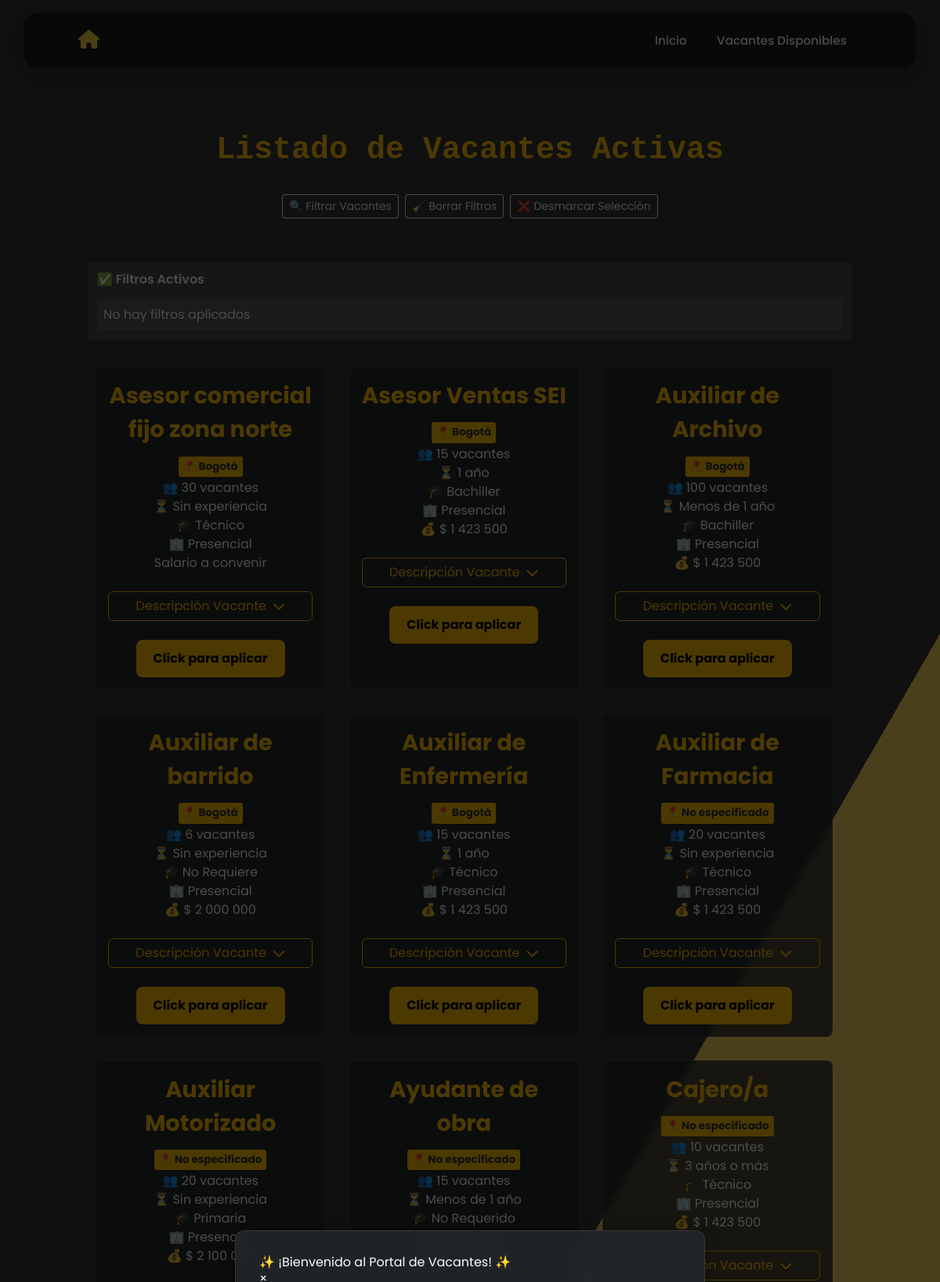
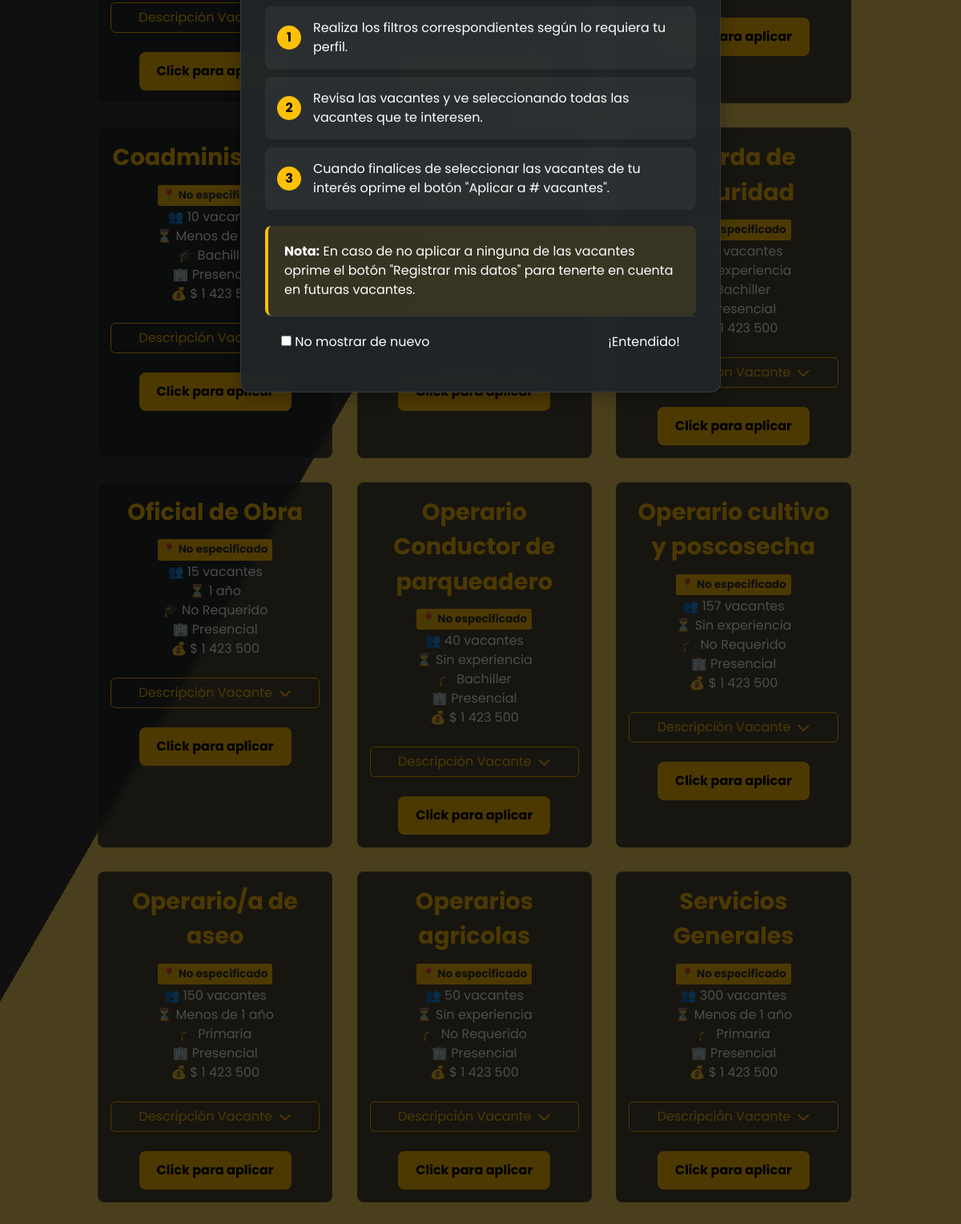
The page /lista_vacantes/ (upper part) on the database its author committed (2 pictures, top to bottom).
### vacantes/models.py (models this page shows, shortened)
class Vacante(models.Model):
    codigo_vacante = models.CharField(
        max_length=50,
        unique=True,
        default=generate_unique_codigo
    )
    cargo = models.CharField(max_length=100)
    area = models.CharField(
        max_length=100,
        null=True,
        blank=True,
        choices = [
            ('Administración y Gestión', 'Administración y Gestión'),
            ('Finanzas y Contabilidad', 'Finanzas y Contabilidad'),
            ('Tecnología e Informática', 'Tecnología e Informática'),
            ('Recursos Humanos', 'Recursos Humanos'),
            ('Ventas y Comercial', 'Ventas y Comercial'),
            ('Atención al Cliente y Servicios', 'Atención al Cliente y Servicios'),
            ('Marketing y Publicidad', 'Marketing y Publicidad'),
            ('Logística y Transporte', 'Logística y Transporte'),
            ('Logística y Bodega', 'Logística y Bodega'),
            ('Producción y Manufactura', 'Producción y Manufactura'),
            ('Ingeniería y Construcción', 'Ingeniería y Construcción'),
            ('Salud y Bienestar', 'Salud y Bienestar'),
            ('Educación y Formación', 'Educación y Formación'),
            ('Legal y Asesoría', 'Legal y Asesoría'),
            ('Hostelería y Turismo', 'Hostelería y Turismo'),
            ('Arte, Cultura y Entretenimiento', 'Arte, Cultura y Entretenimiento'),
            ('Medio Ambiente y Energía', 'Medio Ambiente y Energía'),
            ('Ciencia e Investigación', 'Ciencia e Investigación'),
            ('Seguridad y Defensa', 'Seguridad y Defensa'),
            ('Servicios Generales', 'Servicios Generales'),
        ]
    )
    numero_puestos = models.IntegerField(
        null=True,
        blank=True,
        default=1
    )
    modalidad_trabajo = models.CharField(
        max_length=50,
        choices=[
            ('Presencial', 'Presencial'),
            ('Remoto', 'Remoto'),
            ('Híbrido', 'Híbrido'),
        ]
    )
    tipo_contrato = models.CharField(
        max_length=50,
        choices = [
            ('Indefinido', 'Indefinido'),
            ('Fijo', 'Fijo'),
            ('Obra o Labor', 'Obra o Labor'),
            ('Prácticas', 'Prácticas'),
            ('Aprendizaje', 'Aprendizaje'),
            ('Prestación de Servicios', 'Prestación de Servicios'),
        ]
    )
    jornada_trabajo = models.CharField(
        max_length=50,
        choices=[
            ('Tiempo completo', 'Tiempo completo'),
            ('Medio tiempo', 'Medio tiempo'),
            ('Por horas', 'Por horas'),
        ]
    )
    descripcion_vacante = models.TextField(max_length=6000)
    tiempo_experiencia = models.CharField(
        max_length=50,
        choices=[
            ('Sin experiencia', 'Sin experiencia'),
            ('Menos de 1 año', 'Menos de 1 año'),
            ('1 año', '1 año'),
            ('2 años', '2 años'),
            ('3 años o más', '3 años o más'),
        ]
    )
    nivel_estudios = models.CharField(
        max_length=50,
        choices=[
            ('No Requiere', 'No Requiere'),
            ('Primaria', 'Primaria'),
            ('Bachiller Básico (Hasta 9°)', 'Bachiller Básico (Hasta 9°)'),
            ('Bachiller', 'Bachiller'),
            ('Técnico', 'Técnico'),
            ('Tecnólogo', 'Tecnólogo'),
            ('Profesional', 'Profesional'),
            ('Postgrado', 'Postgrado'),
        ]
    )
    departamento = models.ForeignKey(Departamento, on_delete=models.SET_NULL, null=True, blank=True)
    ciudad = models.ForeignKey(Ciudad, on_delete=models.SET_NULL, null=True, blank=True)
    rango_salarial = models.IntegerField(null=True, blank=True)
    fecha_publicacion = models.DateField(auto_now_add=True)
    empresa_usuaria = models.CharField(max_length=100)
    candidatos_registrados = models.ManyToManyField('RegistroCandidato', related_name='vacantes', blank=True)
    estado = models.BooleanField(default=True)  # True para activa, False para inactiva
    usuario_publicador = models.ForeignKey(User, on_delete=models.SET_NULL, null=True, blank=True, related_name='vacantes_publicadas')
    usuario_actualizador = models.ForeignKey(User, on_delete=models.SET_NULL, null=True, blank=True, related_name='vacantes_actualizadas')
    fecha_creacion = models.DateTimeField(auto_now_add=True)  # Solo se guarda al crear
    fecha_actualizacion = models.DateTimeField(null=True, blank=True)  # Se actualizará manualmente
    class Meta:
        verbose_name = "Vacante"
        verbose_name_plural = "Vacantes"

class Departamento(models.Model):
    nombre = models.CharField(max_length=100, unique=True)
    class Meta:
        ordering = ["nombre"]  # Ordenar siempre por nombre alfabéticamente
    def __str__(self):
        return self.nombre

### vacantes/views.py (the view, shortened to what this page needs)
# urls.py: path('lista_vacantes/', views.lista_vacantes, name='lista_vacantes'), #agregado por Jose
def lista_vacantes(request):
    filtros = {
        'cargo': request.GET.get('cargo', ''),
        'codigo_vacante': request.GET.get('codigo_vacante', ''),
        'rango_salarial_min': request.GET.get('rango_salarial_min', ''),
        'rango_salarial_max': request.GET.get('rango_salarial_max', ''),
        'area_list': request.GET.getlist('area'),
        'modalidad_trabajo_list': request.GET.getlist('modalidad_trabajo'),
        'tipo_contrato_list': request.GET.getlist('tipo_contrato'),
        'jornada_trabajo_list': request.GET.getlist('jornada_trabajo'),
        'tiempo_experiencia_list': request.GET.getlist('tiempo_experiencia'),
        'nivel_estudios_list': request.GET.getlist('nivel_estudios'),
        'departamento_list': request.GET.getlist('departamento'),
        'ciudad_list': request.GET.getlist('ciudad'),
    }
    vacantes = Vacante.objects.filter(estado=True) if not request.user.is_authenticated else Vacante.objects.all()
    if filtros['codigo_vacante']:
        vacantes = vacantes.filter(codigo_vacante__icontains=filtros['codigo_vacante'].strip())
    if filtros['cargo']:
        vacantes = vacantes.filter(cargo__icontains=filtros['cargo'].strip())
    if filtros['area_list']:
        vacantes = vacantes.filter(area__in=filtros['area_list'])
    if filtros['modalidad_trabajo_list']:
        vacantes = vacantes.filter(modalidad_trabajo__in=filtros['modalidad_trabajo_list'])
    if filtros['tipo_contrato_list']:
        vacantes = vacantes.filter(tipo_contrato__in=filtros['tipo_contrato_list'])
    if filtros['jornada_trabajo_list']:
        vacantes = vacantes.filter(jornada_trabajo__in=filtros['jornada_trabajo_list'])
    if filtros['tiempo_experiencia_list']:
        vacantes = vacantes.filter(tiempo_experiencia__in=filtros['tiempo_experiencia_list'])
    if filtros['nivel_estudios_list']:
        vacantes = vacantes.filter(nivel_estudios__in=filtros['nivel_estudios_list'])
    if filtros['departamento_list']:
        vacantes = vacantes.filter(departamento__in=filtros['departamento_list'])
    ciudad_bogota = False
    otras_ciudades = []
    rango_salarial_min = filtros['rango_salarial_min']
    rango_salarial_max = filtros['rango_salarial_max']
    if rango_salarial_min and rango_salarial_max:
        vacantes = vacantes.filter(
            rango_salarial__gte=rango_salarial_min,
            rango_salarial__lte=rango_salarial_max
        )
    elif rango_salarial_min:
        vacantes = vacantes.filter(rango_salarial__gte=rango_salarial_min)
    elif rango_salarial_max:
        vacantes = vacantes.filter(rango_salarial__lte=rango_salarial_max)
    vacantes = vacantes.annotate(num_candidatos=Count('candidatos'))
    vacantes = sorted(vacantes, key=lambda v: v.cargo.lower())
    form = VacanteForm()
    choices_context = {
        'area_choices': form.fields['area'].choices,
        'modalidad_trabajo_choices': form.fields['modalidad_trabajo'].choices,
        'tipo_contrato_choices': form.fields['tipo_contrato'].choices,
        'jornada_trabajo_choices': form.fields['jornada_trabajo'].choices,
        'tiempo_experiencia_choices': form.fields['tiempo_experiencia'].choices,
        'nivel_estudios_choices': form.fields['nivel_estudios'].choices,
        'departamento_choices': form.fields['departamento'].choices,
    }
    cundinamarca = Departamento.objects.filter(nombre="Cundinamarca").first()
    ciudades_cundinamarca = Ciudad.objects.filter(departamento=cundinamarca) if cundinamarca else []
    filtros['ciudad_info'] = []
    if ciudad_bogota:
        filtros['ciudad_info'].append({
            'id': 'bogota',
            'nombre': 'Bogotá'
        })
    return render(request, "vacantes/lista.html", {
        "vacantes": vacantes,
        "filtros": filtros,
        "ciudades_cundinamarca": ciudades_cundinamarca,
        **choices_context  # Pasar los choices al template
    })# API para obtener ciudades por departamentos (añadir a urls.py)

### vacantes/templates/vacantes/lista.html (shortened to what this page needs)
{% extends 'base.html' %}
{% load static %}
{% block contenido %}
{% if not user.is_authenticated %}
<div class="tutorial-modal" id="tutorialModal">
    <div class="tutorial-content">
        <div class="tutorial-header">
            <h4>✨ ¡Bienvenido al Portal de Vacantes! ✨</h4>
            <button class="tutorial-close" onclick="closeTutorial()">×</button>
        </div>
        <div class="tutorial-body">
            <div class="tutorial-step">
                <span class="step-number">1</span>
                <p>Realiza los filtros correspondientes según lo requiera tu perfil.</p>
            </div>
            <div class="tutorial-step">
                <span class="step-number">2</span>
                <p>Revisa las vacantes y ve seleccionando todas las vacantes que te interesen.</p>
            </div>
            <div class="tutorial-step">
                <span class="step-number">3</span>
                <p>Cuando finalices de seleccionar las vacantes de tu interés oprime el botón "Aplicar a # vacantes".</p>
            </div>
            <div class="tutorial-note">
                <strong>Nota:</strong> En caso de no aplicar a ninguna de las vacantes oprime el botón "Registrar mis datos" para tenerte en cuenta en futuras vacantes.
            </div>
        </div>
        <div class="tutorial-footer">
            <label class="no-show-again">
                <input type="checkbox" id="noShowAgain"> No mostrar de nuevo
            </label>
            <button class="tutorial-button" onclick="closeTutorial()">¡Entendido!</button>
        </div>
    </div>
</div>
{% endif %}
{% load humanize %}
<div class="gradient-bg">
    <div class="container py-5">
        <div class="mb-5">
            <h1 class="text-warning mb-4 fw-bold">Listado de Vacantes Activas</h1>
            <div class="d-flex flex-wrap gap-2 justify-content-center">
                <div class="d-flex gap-2 w-100 justify-content-center">
                    <button type="button" class="btn btn-outline-light btn-sm" data-bs-toggle="offcanvas" data-bs-target="#offcanvasExample">
                        🔍 Filtrar Vacantes
                    </button>
                    <button type="button" class="btn btn-outline-light btn-sm" onclick="clearFilters()">
                        🧹 Borrar Filtros
                    </button>
                    <button type="button" class="btn btn-outline-light btn-sm" onclick="desmarcarVacantes()">
                        ❌ Desmarcar Selección
                    </button>
                </div>
            </div>
        </div>
        <div class="mb-4" id="active-filters">
            <h6 class="text-light">✅ Filtros Activos</h6>
            <div class="active-filters-container" id="active-filters-container">
            </div>
        </div>
        <div class="grid-container">
            {% for vacante in vacantes %}
            <div class="vacante-card">
                <div class="vacante-header">
                    <div class="checkbox-container">
                            <div class="vacante-info">
                            <div class="vacante-title">{{ vacante.cargo }}</div>
                            <div class="vacante-location">
    📍
    {% if vacante.ciudad %}
        {{ vacante.ciudad }}
    {% elif vacante.departamento %}
        {{ vacante.departamento }}
    {% else %}
        No especificado
    {% endif %}
</div>
                        </div>
                    </div>
                </div>
                <div class="badge-container">
                    <div class="info-badge">
                        👥 {{ vacante.numero_puestos }} vacantes
                    </div>
                    <div class="info-badge">
                        ⏳ {{ vacante.tiempo_experiencia }}
                    </div>
                    <div class="info-badge">
                        🎓 {{ vacante.nivel_estudios }}
                    </div>
                    <div class="info-badge">
                        🏢 {{ vacante.modalidad_trabajo }}
                    </div>
                    <div class="info-badge">
                            {% if vacante.rango_salarial %}
                            💰 $  {{ vacante.rango_salarial|intcomma }}
                            {% else %}
                                Salario a convenir
                            {% endif %}
                    </div>
                </div>
                <br>
                <div class="mt-auto">
                    <button class="btn btn-outline-warning w-100 toggle-info d-flex align-items-center justify-content-center"
                            type="button"
                            data-bs-toggle="modal"
                            data-bs-target="#modal-{{ vacante.id }}">
                        Descripción Vacante <i class="fas fa-chevron-down toggle-icon ms-2"></i>
                    </button>
                    <br>
                    <div class="checkbox-container">
                        <label for="check{{ vacante.id }}"></label>
                    </div>
                </div>
            </div>
            {% endfor %}
        </div>
    </div>
</div>
{% endblock %}

### rows shown on the page
Vacante: cargo "Asesor comercial fijo zona norte", departamento "Bogotá", numero_puestos "30", tiempo_experiencia "Sin experiencia", nivel_estudios "Técnico", modalidad_trabajo "Presencial", shows "Salario a convenir"
Vacante: cargo "Asesor Ventas SEI", departamento "Bogotá", numero_puestos "15", tiempo_experiencia "1 año", nivel_estudios "Bachiller", modalidad_trabajo "Presencial", rango_salarial "1 423 500"
Vacante: cargo "Auxiliar de Archivo", departamento "Bogotá", numero_puestos "100", tiempo_experiencia "Menos de 1 año", nivel_estudios "Bachiller", modalidad_trabajo "Presencial", rango_salarial "1 423 500"
Vacante: cargo "Auxiliar de barrido", departamento "Bogotá", numero_puestos "6", tiempo_experiencia "Sin experiencia", nivel_estudios "No Requiere", modalidad_trabajo "Presencial", rango_salarial "2 000 000"
Vacante: cargo "Auxiliar de Enfermería", departamento "Bogotá", numero_puestos "15", tiempo_experiencia "1 año", nivel_estudios "Técnico", modalidad_trabajo "Presencial", rango_salarial "1 423 500"
Vacante: cargo "Auxiliar de Farmacia", shows "No especificado", numero_puestos "20", tiempo_experiencia "Sin experiencia", nivel_estudios "Técnico", modalidad_trabajo "Presencial", rango_salarial "1 423 500"
Vacante: cargo "Auxiliar Motorizado", shows "No especificado", numero_puestos "20", tiempo_experiencia "Sin experiencia", nivel_estudios "Primaria", modalidad_trabajo "Presencial", rango_salarial "2 100 000"
Vacante: cargo "Ayudante de obra", shows "No especificado", numero_puestos "15", tiempo_experiencia "Menos de 1 año", nivel_estudios "No Requerido"
Vacante: cargo "Cajero/a", shows "No especificado", numero_puestos "10", tiempo_experiencia "3 años o más", nivel_estudios "Técnico", modalidad_trabajo "Presencial", rango_salarial "1 423 500"
Vacante: cargo "Coadministrador", shows "No especificado", numero_puestos "10", tiempo_experiencia "Menos de 1 año", nivel_estudios "Bachiller", modalidad_trabajo "Presencial", rango_salarial "1 423 500"
Vacante: cargo "Guarda de seguridad", shows "No especificado", tiempo_experiencia "Sin experiencia", nivel_estudios "Bachiller", modalidad_trabajo "Presencial", rango_salarial "1 423 500"
Vacante: cargo "Oficial de Obra", shows "No especificado", numero_puestos "15", tiempo_experiencia "1 año", nivel_estudios "No Requerido", modalidad_trabajo "Presencial", rango_salarial "1 423 500"
Vacante: cargo "Operario Conductor de parqueadero", shows "No especificado", numero_puestos "40", tiempo_experiencia "Sin experiencia", nivel_estudios "Bachiller", modalidad_trabajo "Presencial", rango_salarial "1 423 500"
Vacante: cargo "Operario cultivo y poscosecha", shows "No especificado", numero_puestos "157", tiempo_experiencia "Sin experiencia", nivel_estudios "No Requerido", modalidad_trabajo "Presencial", rango_salarial "1 423 500"
Vacante: cargo "Operario/a de aseo", shows "No especificado", numero_puestos "150", tiempo_experiencia "Menos de 1 año", nivel_estudios "Primaria", modalidad_trabajo "Presencial", rango_salarial "1 423 500"
Vacante: cargo "Operarios agricolas", shows "No especificado", numero_puestos "50", tiempo_experiencia "Sin experiencia", nivel_estudios "No Requerido", modalidad_trabajo "Presencial", rango_salarial "1 423 500"
Vacante: cargo "Servicios Generales", shows "No especificado", numero_puestos "300", tiempo_experiencia "Menos de 1 año", nivel_estudios "Primaria", modalidad_trabajo "Presencial", rango_salarial "1 423 500"
